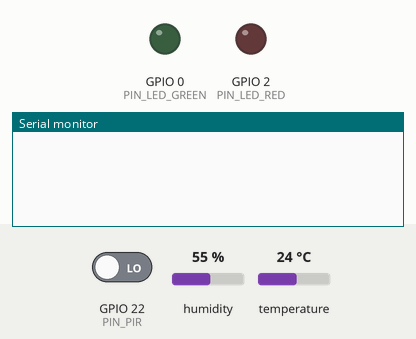
This program was run on a simulated ESP32. Shown: output pins drawn as LEDs (lit = HIGH), the last lines printed to the serial monitor. Inputs (shaded band) come from the test bench; at power-on: GPIO 22 (PIN_PIR) LOW, humidity 55 %, temperature 24 °C. WiFi joins after 1.5 s; servers stay silent unless stated.

Above: at 3.0 s.
3.1 s: GPIO 22 (PIN_PIR) driven HIGH
At 3.7 s:
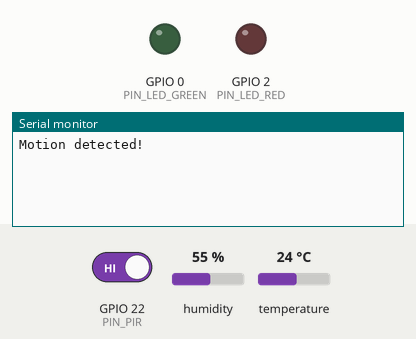
5.3 s: GPIO 22 (PIN_PIR) driven LOW
At 5.66 s:
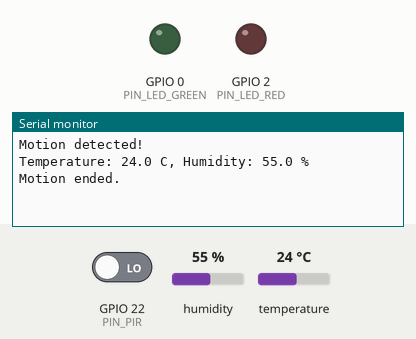

Measured:
- after the input at 3.1 s, the serial monitor: prints a new line after 0.10 s (image 1)
- after the input at 5.3 s, the serial monitor: prints a new line after 0.10 s (image 2)

The program:

main.cpp
```cpp
/*************************************************************

  This is a simple demo of sending and receiving some data.
  Be sure to check out other examples!
 *************************************************************/

/* Fill-in information from Blynk Device Info here */
#define BLYNK_TEMPLATE_ID           "TMPL6nWBqfn6T"
#define BLYNK_TEMPLATE_NAME         "Quickstart Template"
#define BLYNK_AUTH_TOKEN            "R8tv5SzKqKePUChX6YCykrb7MdwWFRtM"

/* Comment this out to disable prints and save space */
#define BLYNK_PRINT Serial


#include <WiFi.h>
#include <WiFiClient.h>
#include <BlynkSimpleEsp32.h>
#include <DHT.h>

#define PIN_LED_RED 2
#define PIN_LED_GREEN 0
#define PIN_DHT 23
#define DHT_TYPE DHT22
#define PIN_PIR 22


#define BLYNK_LED_RED V0
#define BLYNK_LED_GREEN V1
#define BLYNK_TEMPERATURE V2
#define BLYNK_HUMIDITY V3
#define BLYNK_PIR_SENSOR V4

// Your WiFi credentials.
// Set password to "" for open networks.
char ssid[] = "Wokwi-GUEST";
char pass[] = "";

BlynkTimer timer;
DHT dht(PIN_DHT, DHT_TYPE);
int lastPirState = LOW;

// This function is called every time the Virtual Pin 0 state changes
BLYNK_WRITE(BLYNK_LED_RED)
{
  // Set incoming value from pin V0 to a variable
  int value = param.asInt();
  Serial.printf("V0 value: %d\r\n", value);
  digitalWrite(PIN_LED_RED, value);
}

BLYNK_WRITE(BLYNK_LED_GREEN)
{
  // Set incoming value from pin V0 to a variable
  int value = param.asInt();
  Serial.printf("V1 value: %d\r\n", value);
  digitalWrite(PIN_LED_GREEN, value);
}

// This function is called every time the device is connected to the Blynk.Cloud
BLYNK_CONNECTED()
{
  // Request the latest state from the server
  Blynk.syncVirtual(BLYNK_LED_RED);
  Blynk.syncVirtual(BLYNK_LED_GREEN);
}

// This function reads the DHT22 every 2 seconds and sends the values
// to Virtual Pin V2 (temperature) and V3 (humidity).
void onTimerEvent()
{
  float humidity = dht.readHumidity();
  float temperature = dht.readTemperature(); // Celsius

  if (isnan(humidity) || isnan(temperature))
  {
    Serial.println("Failed to read from DHT22 sensor!");
    return;
  }

  Serial.printf("Temperature: %.1f C, Humidity: %.1f %%\r\n", temperature, humidity);

  // Please don't send more that 10 values per second.
  Blynk.virtualWrite(BLYNK_TEMPERATURE, temperature);
  Blynk.virtualWrite(BLYNK_HUMIDITY, humidity);
}

// Polls the PIR sensor and reports state changes to Virtual Pin V4:
// 1 when motion is detected, 0 when the motion has stopped.
void onPirCheck()
{
  int state = digitalRead(PIN_PIR);
  if (state == lastPirState)
  {
    return;
  }
  lastPirState = state;

  if (state == HIGH)
  {
    Serial.println("Motion detected!");
  }
  else
  {
    Serial.println("Motion ended.");
  }
  Blynk.virtualWrite(BLYNK_PIR_SENSOR, state);
}

void setup()
{
  // Debug console
  pinMode(PIN_LED_RED, OUTPUT);
  pinMode(PIN_LED_GREEN, OUTPUT);
  pinMode(PIN_PIR, INPUT);
  Serial.begin(115200);
  dht.begin();

  Blynk.begin(BLYNK_AUTH_TOKEN, ssid, pass);
  // You can also specify server:
  //Blynk.begin(BLYNK_AUTH_TOKEN, ssid, pass, "blynk.cloud", 80);
  //Blynk.begin(BLYNK_AUTH_TOKEN, ssid, pass, IPAddress(192,168,1,100), 8080);

  // Setup a function to be called every second
  timer.setInterval(2000L, onTimerEvent);
  // Check the PIR sensor 5 times per second
  timer.setInterval(200L, onPirCheck);
}

void loop()
{
  Blynk.run();
  timer.run();
  // You can inject your own code or combine it with other sketches.
  // Check other examples on how to communicate with Blynk. Remember
  // to avoid delay() function!
}
```
